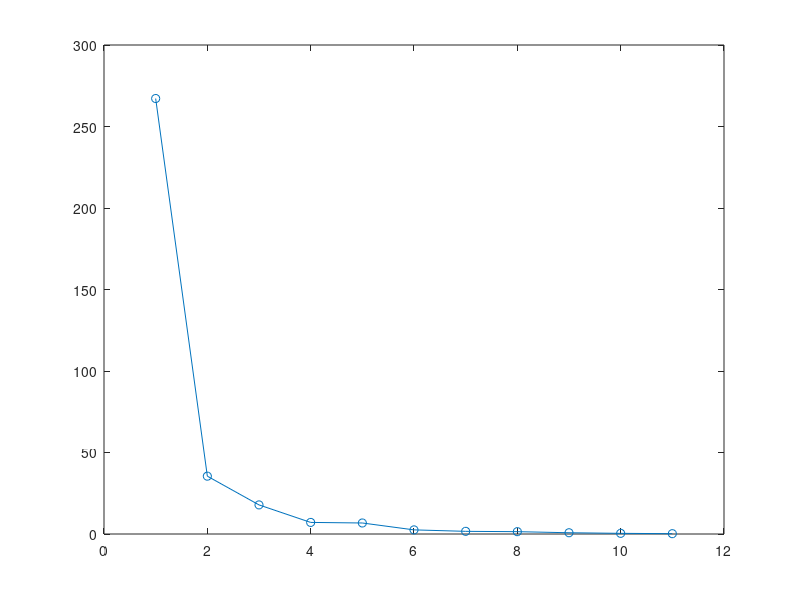

Reproduce this figure in MATLAB. (Note: this script raises an error after producing the figure.)
%Alexandros Fotiadis AEM:10392

clc;
clear;
close all;

physical_data=load('physical.txt'); %Loading data
x=physical_data;
[n,p]=size(x); %Indices with the dimensions of data

y=x-repmat(sum(x)/n,n,1); %centered sample
covx=cov(y); %covariance matrix of the centered sample
[eigvec,eigval]=eig(covx); %calculating eigenvectors and eigenvalues and sorting them
eigval=diag(eigval);
[eigval,ind]=sort(eigval,'descend');
eigvec=eigvec(:,ind);
z=y*eigvec; %transforming the data into the new coordinate system

figure(); %Scree plot to determine which eigenvalues we will use in the new model
plot(1:p,eigval,'o-'); 
yline(mean(eigval));
title('Scree Plot');
xlabel('Index');
ylabel('Eigenvalue');

td=100*cumsum(eigval)/sum(eigval); %calculating the Td to determine the new dimension
figure();
plot(1:p,td,'o-');
xlabel('Index');
ylabel('Variance Percentage');
title('Explained variance percentage');

%calculating the new dimension d<p
avgeigval=mean(eigval);
i=sum(eigval>avgeigval);
fprintf('Dimension d using the size of the variance: %d\n',i);

%PCA method in 3 dimensions
z3=y*eigvec(:,1:3);
figure();
scatter3(z3(:,1),z3(:,2),z3(:,3),10,'blue');
xlabel('PC1');
ylabel('PC2');
zlabel('PC3');
title('PC scores in 3d');

%PCA method in 2 dimensions
z2=y*eigvec(:,1:2);
figure();
scatter(z2(:,1),z2(:,2),10,'blue');
xlabel('PC1');
ylabel('PC2');
title('PC Scores in 2d')